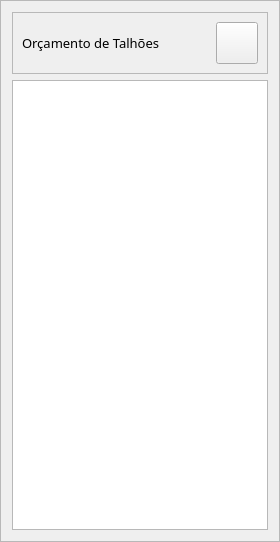
                         <widget class="QFrame" name="frame_50">
                          <property name="maximumSize">
                           <size>
                            <width>420</width>
                            <height>16777215</height>
                           </size>
                          </property>
                          <property name="frameShape">
                           <enum>QFrame::StyledPanel</enum>
                          </property>
                          <property name="frameShadow">
                           <enum>QFrame::Raised</enum>
                          </property>
                          <layout class="QVBoxLayout" name="verticalLayout_3">
                           <item>
                            <widget class="QFrame" name="frame_51">
                             <property name="frameShape">
                              <enum>QFrame::StyledPanel</enum>
                             </property>
                             <property name="frameShadow">
                              <enum>QFrame::Raised</enum>
                             </property>
                             <layout class="QHBoxLayout" name="horizontalLayout_29">
                              <item>
                               <widget class="QLabel" name="label_99">
                                <property name="font">
                                 <font>
                                  <family>Poppins SemiBold</family>
                                  <pointsize>10</pointsize>
                                 </font>
                                </property>
                                <property name="text">
                                 <string>Orçamento de Talhões</string>
                                </property>
                               </widget>
                              </item>
                              <item>
                               <spacer name="horizontalSpacer_12">
                                <property name="orientation">
                                 <enum>Qt::Horizontal</enum>
                                </property>
                                <property name="sizeHint" stdset="0">
                                 <size>
                                  <width>40</width>
                                  <height>20</height>
                                 </size>
                                </property>
                               </spacer>
                              </item>
                              <item>
                               <widget class="QPushButton" name="button_open_4">
                                <property name="minimumSize">
                                 <size>
                                  <width>42</width>
                                  <height>42</height>
                                 </size>
                                </property>
                                <property name="text">
                                 <string/>
                                </property>
                               </widget>
                              </item>
                             </layout>
                            </widget>
                           </item>
                           <item>
                            <widget class="QTableWidget" name="tab_5">
                             <property name="minimumSize">
                              <size>
                               <width>0</width>
                               <height>450</height>
                              </size>
                             </property>
                             <property name="font">
                              <font>
                               <family>Poppins SemiBold</family>
                               <pointsize>8</pointsize>
                              </font>
                             </property>
                             <property name="frameShadow">
                              <enum>QFrame::Plain</enum>
                             </property>
                             <property name="lineWidth">
                              <number>10</number>
                             </property>
                             <property name="sortingEnabled">
                              <bool>true</bool>
                             </property>
                             <attribute name="horizontalHeaderDefaultSectionSize">
                              <number>150</number>
                             </attribute>
                             <attribute name="horizontalHeaderMinimumSectionSize">
                              <number>50</number>
                             </attribute>
                             <attribute name="verticalHeaderVisible">
                              <bool>false</bool>
                             </attribute>
                             <attribute name="verticalHeaderDefaultSectionSize">
                              <number>80</number>
                             </attribute>
                             <attribute name="verticalHeaderMinimumSectionSize">
                              <number>40</number>
                             </attribute>
                            </widget>
                           </item>
                          </layout>
                         </widget>
